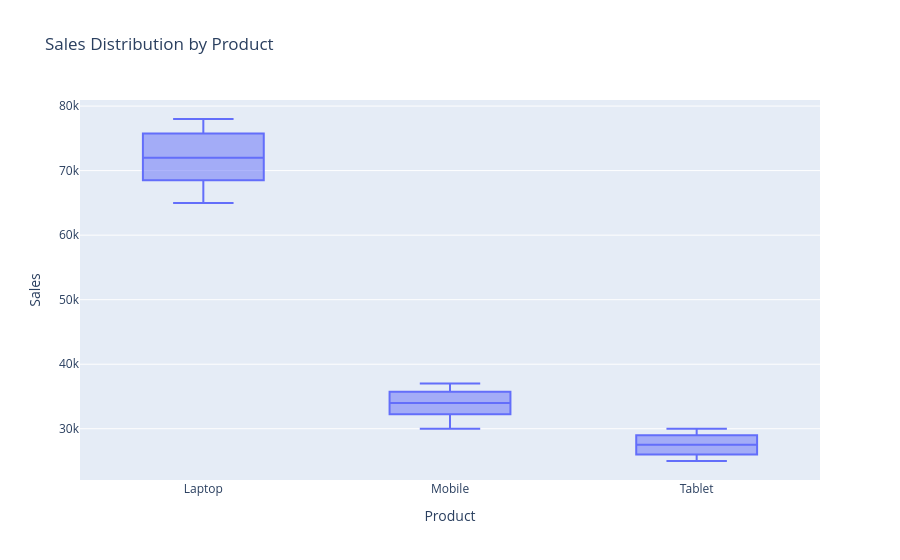

The notebook cell saved with this chart:
### Code cell
import plotly.express as px
fig = px.box(
    df,
    x="Product",
    y="Sales",
    title="Sales Distribution by Product"
)

fig.show()

### Figure 1 — Plotly figure (JSON) as saved in the notebook; plotly's stock layout.template omitted (floating-point values rounded to 4 significant figures)
{"data": [{"alignmentgroup": "True", "hovertemplate": "Product=%{x}<br>Sales=%{y}<extra></extra>", "legendgroup": "", "marker": {"color": "#636efa"}, "name": "", "notched": false, "offsetgroup": "", "orientation": "v", "showlegend": false, "type": "box", "x": ["Laptop", "Mobile", "Tablet", "Laptop", "Mobile", "Tablet", "Laptop", "Mobile", "Tablet", "Laptop", "Mobile", "Tablet", "Laptop", "Mobile", "Tablet", "Laptop", "Mobile", "Tablet", "Laptop", "Mobile"], "x0": " ", "xaxis": "x", "y": [65000, 30000, 25000, 70000, 32000, 27000, 68000, 35000, 26000, 72000, 33000, 28000, 75000, 34000, 29000, 76000, 36000, 30000, 78000, 37000], "y0": " ", "yaxis": "y"}], "layout": {"boxmode": "group", "legend": {"tracegroupgap": 0}, "title": {"text": "Sales Distribution by Product"}, "xaxis": {"anchor": "y", "domain": [0, 1], "title": {"text": "Product"}}, "yaxis": {"anchor": "x", "domain": [0, 1], "title": {"text": "Sales"}}}}
